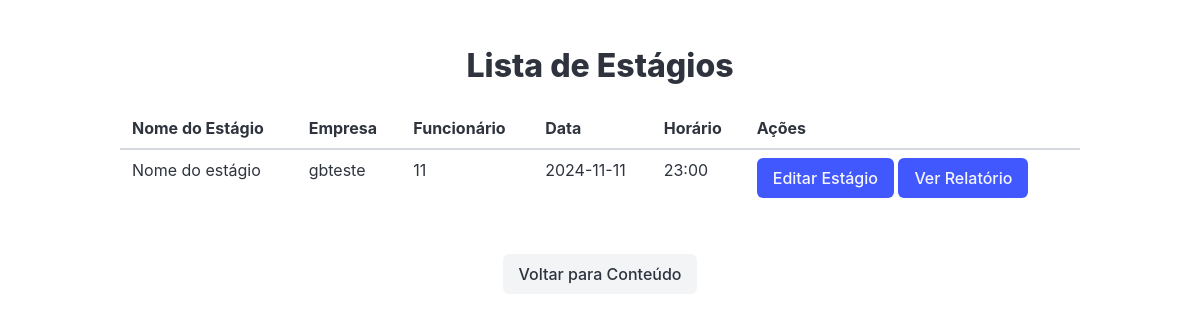
/listar_estagios.php (signed in), run on the app's committed database.
### tables this page shows
CREATE TABLE estagios (
    id INTEGER PRIMARY KEY AUTOINCREMENT,
    empresa TEXT NOT NULL,
    funcionario TEXT NOT NULL,
    data TEXT NOT NULL,
    horario TEXT NOT NULL
, usuario_id INTEGER);

### app/Model/Estagiobanco.php (called while the page is built, shortened)
<?php
class Estagiosbanco {
    private $pdo;
    public function __construct() {
        require_once __DIR__ . "/../Database/Conectar.php";
        $this->pdo = $banco;
    }
    public function listarestagios($usuarioId) {
        try {
            $sql = "SELECT e.empresa, e.funcionario, e.data, e.horario, e.id
                    FROM estagios e
                    INNER JOIN user_est ue ON e.id = ue.estagio_id
                    WHERE ue.usuario_id = :usuario_id";
            $stmt = $this->pdo->prepare($sql);
            $stmt->bindParam(':usuario_id', $usuarioId, PDO::PARAM_INT);
            $stmt->execute();
            return $stmt->fetchAll(PDO::FETCH_ASSOC);
        } catch (PDOException $e) {
            echo "<p class='notification is-danger'>Erro ao buscar estágios: " . $e->getMessage() . "</p>";
            return [];
        }
    }
}

### listar_estagios.php (the view, shortened to what this page needs)
<?php
include 'header.php';
require_once __DIR__ . "/app/model/Estagiobanco.php";
$Estagiobanco = new Estagiosbanco();
$usuarioId = $_SESSION['usuario_id'] ?? null;
if ($usuarioId) {
    $estagios = $Estagiobanco->listarestagios($usuarioId);
        ?>
       <section class="section">
        <div class="container">
            <h2 class="title has-text-centered">Lista de Estágios</h2>
            <?php if (!empty($estagios)): ?>
                <table class="table is-fullwidth">
                    <thead>
                        <tr>
                            <th>Nome do Estágio</th>
                            <th>Empresa</th>
                            <th>Funcionário</th>
                            <th>Data</th>
                            <th>Horário</th>
                            <th>Ações</th>
                        </tr>
                    </thead>
                    <tbody>
                        <?php foreach ($estagios as $estagio): ?>
                            <td><?= htmlspecialchars($estagio['curso'] ?? '') ?> Nome do estágio</td>
                            <td><?= htmlspecialchars($estagio['empresa'] ?? '') ?></td>
                            <td><?= htmlspecialchars($estagio['funcionario'] ?? '') ?></td>
                            <td><?= htmlspecialchars($estagio['data'] ?? '') ?></td>
                            <td><?= htmlspecialchars($estagio['horario'] ?? '') ?></td>
                            <td>
                                <a href="editar_estagio.php?id=<?= htmlspecialchars($estagio['id']) ?>" class="button is-link">Editar Estágio</a>
                                <a href="feedback_estagio.php?id=<?= htmlspecialchars($estagio['id']) ?>" class="button is-link">Ver Relatório</a>
                            </td>
        </div>
    <?php endforeach; ?>
<?php else: ?>
    <p class="notification is-warning">Você não tem estágios para exibir.</p>
<?php endif; ?>
    </section>
    <div class="has-text-centered">
                                <a class="button is-light" href="conteudo.php">Voltar para Conteúdo</a>
                            </div>
<?php
} else {
    echo "<p class='notification is-danger'>Erro: Usuário não autenticado.</p>";
    exit();
}
include 'footer.php';
?>

### data on the page
estagios: empresa "gbteste", funcionario "11", data "2024-11-11", horario "23:00"
